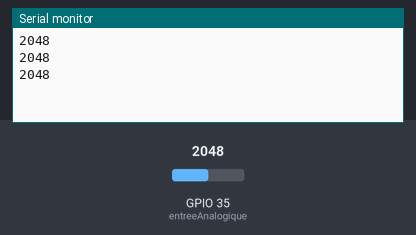
Bench run of a sketch on a simulated ESP32. On the bench: the last lines printed to the serial monitor. The test bench sets the inputs (shaded band); at power-on: GPIO 35 (entreeAnalogique) = 2048.

Above: at 1.3 s.
1.4 s: GPIO 35 (entreeAnalogique) set to 2866
At 1.9 s:
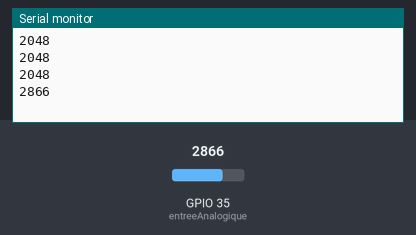
2.9 s: GPIO 35 (entreeAnalogique) set to 3603
At 3.4 s:
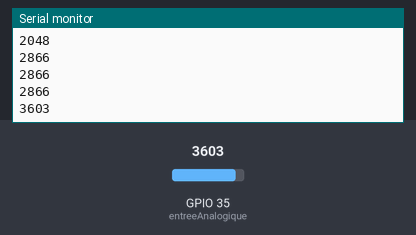
Timing chart, 0 to 5.9 s (numbered marks = the images above; inputs shaded):
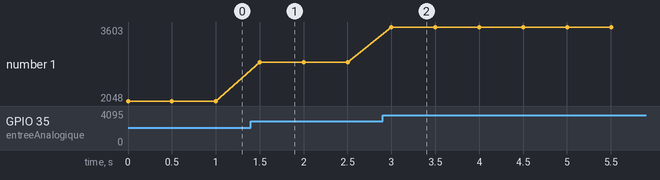

The sketch:

Analogread.ino
```cpp
const int entreeAnalogique = 35;  // GPIO 33

void setup() {
  Serial.begin(115200);
}

void loop() {
  Serial.println(analogRead(entreeAnalogique));
  delay(500);
}
```

Measured:
- after the input at 1.4 s, the serial monitor: prints a new line after 0.10 s (image 1)
- after the input at 2.9 s, the serial monitor: prints a new line after 0.10 s (image 2)
- plotted number 1: 2048 → 2866 after the input at 1.4 s, 2866 → 3603 after the input at 2.9 s
